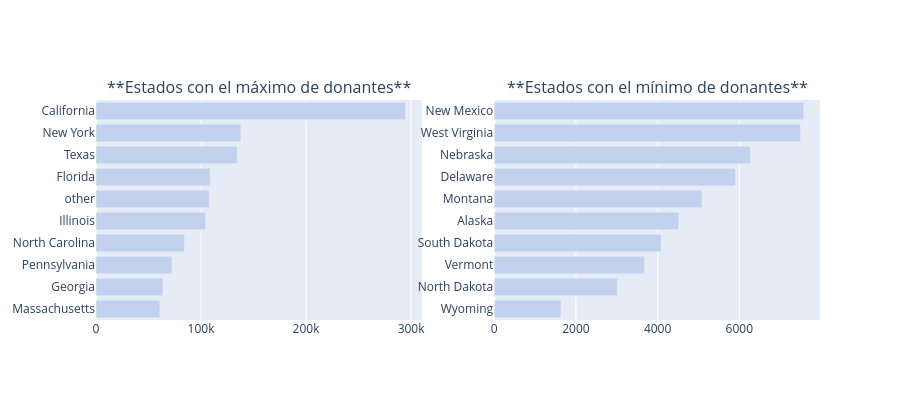

The notebook cell this image was saved under:
### Code cell
def bar_hor(df, col, title, color, w=None, h=None, lm=0, limit=100, return_trace=False, rev=False):
    cnt_srs = df[col].value_counts()
    yy = cnt_srs.head(limit).index[::-1] 
    xx = cnt_srs.head(limit).values[::-1] 
    if rev:
        yy = cnt_srs.tail(limit).index[::-1] 
        xx = cnt_srs.tail(limit).values[::-1] 
        
    trace = go.Bar(y=yy, x=xx, orientation = 'h', marker=dict(color=color))
    if return_trace:
        return trace 
    layout = dict(title=title, margin=dict(l=lm), width=w, height=h)
    data = [trace]
    fig = go.Figure(data=data, layout=layout)
    iplot(fig)

def bar_hor_noagg(x, y, title, color, w=None, h=None, lm=0, limit=100, rt=False):
    trace = go.Bar(y=x, x=y, orientation = 'h', marker=dict(color=color))
    if rt:
        return trace
    layout = dict(title=title, margin=dict(l=lm), width=w, height=h)
    data = [trace]
    fig = go.Figure(data=data, layout=layout)
    iplot(fig)

def bar_ver_noagg(x, y, title, color, w=None, h=None, lm=0, rt = False):
    trace = go.Bar(y=y, x=x, marker=dict(color=color))
    if rt:
        return trace
    layout = dict(title=title, margin=dict(l=lm), width=w, height=h)
    data = [trace]
    fig = go.Figure(data=data, layout=layout)
    iplot(fig)

# **Traducción de los títulos de las gráficas individuales**
trace1 = bar_hor(donors_df, 'Donor City', "**Principales ciudades con el máximo de donantes**", '#c2d2ed', 500, 400, 200, limit = 10, return_trace=True)
trace2 = bar_hor(donors_df, 'Donor State', "**Principales estados con el máximo de donantes**", '#c2d2ed', 500, 400, 200, limit = 10, return_trace=True)
trace4 = bar_hor(donors_df, 'Donor State', "**Principales estados con el máximo de donantes**", '#c2d2ed', 600, 400, 200, limit = 10, return_trace=True, rev=True)

# **Traducción de los títulos de las subgráficas (mínimos y máximos)**
fig = tools.make_subplots(rows=1, cols=2, print_grid=False, subplot_titles = ['**Estados con el máximo de donantes**','**Estados con el mínimo de donantes**'])
# fig = tools.make_subplots(rows=2, cols=2, specs=[[{}, {}], [{'colspan': 2}, None]], print_grid=False, subplot_titles = ['**Estados con el máximo de donantes**','**Estados con el mínimo de donantes**', '**Ciudades con el máximo de donantes**'])

fig.append_trace(trace2, 1, 1);
fig.append_trace(trace4, 1, 2);
# fig.append_trace(trace1, 2, 1);

fig['layout'].update(height=400, showlegend=False);
iplot(fig);

### Figure 1 — Plotly figure (JSON) as saved in the notebook; plotly's stock layout.template omitted (floating-point values rounded to 4 significant figures)
{"data": [{"marker": {"color": "#c2d2ed"}, "orientation": "h", "type": "bar", "x": [60730, 63731, 72280, 84250, 104381, 107809, 108828, 134449, 137957, 294695], "xaxis": "x", "y": ["Massachusetts", "Georgia", "Pennsylvania", "North Carolina", "Illinois", "other", "Florida", "Texas", "New York", "California"], "yaxis": "y"}, {"marker": {"color": "#c2d2ed"}, "orientation": "h", "type": "bar", "x": [1634, 3012, 3677, 4084, 4519, 5088, 5906, 6272, 7497, 7576], "xaxis": "x2", "y": ["Wyoming", "North Dakota", "Vermont", "South Dakota", "Alaska", "Montana", "Delaware", "Nebraska", "West Virginia", "New Mexico"], "yaxis": "y2"}], "layout": {"annotations": [{"font": {"size": 16}, "showarrow": false, "text": "**Estados con el máximo de donantes**", "x": 0.225, "xanchor": "center", "xref": "paper", "y": 1, "yanchor": "bottom", "yref": "paper"}, {"font": {"size": 16}, "showarrow": false, "text": "**Estados con el mínimo de donantes**", "x": 0.775, "xanchor": "center", "xref": "paper", "y": 1, "yanchor": "bottom", "yref": "paper"}], "height": 400, "showlegend": false, "xaxis": {"anchor": "y", "domain": [0, 0.45]}, "xaxis2": {"anchor": "y2", "domain": [0.55, 1]}, "yaxis": {"anchor": "x", "domain": [0, 1]}, "yaxis2": {"anchor": "x2", "domain": [0, 1]}}}
